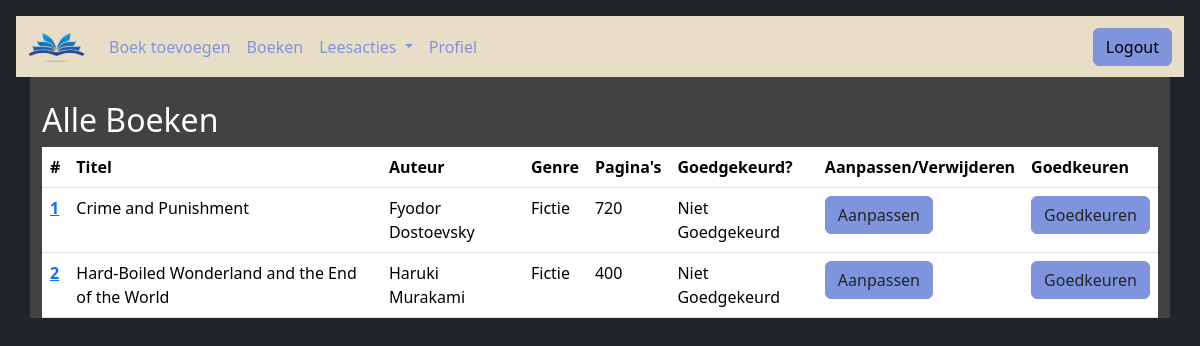
/books/ (signed in), run on an earlier commit of the app's database.
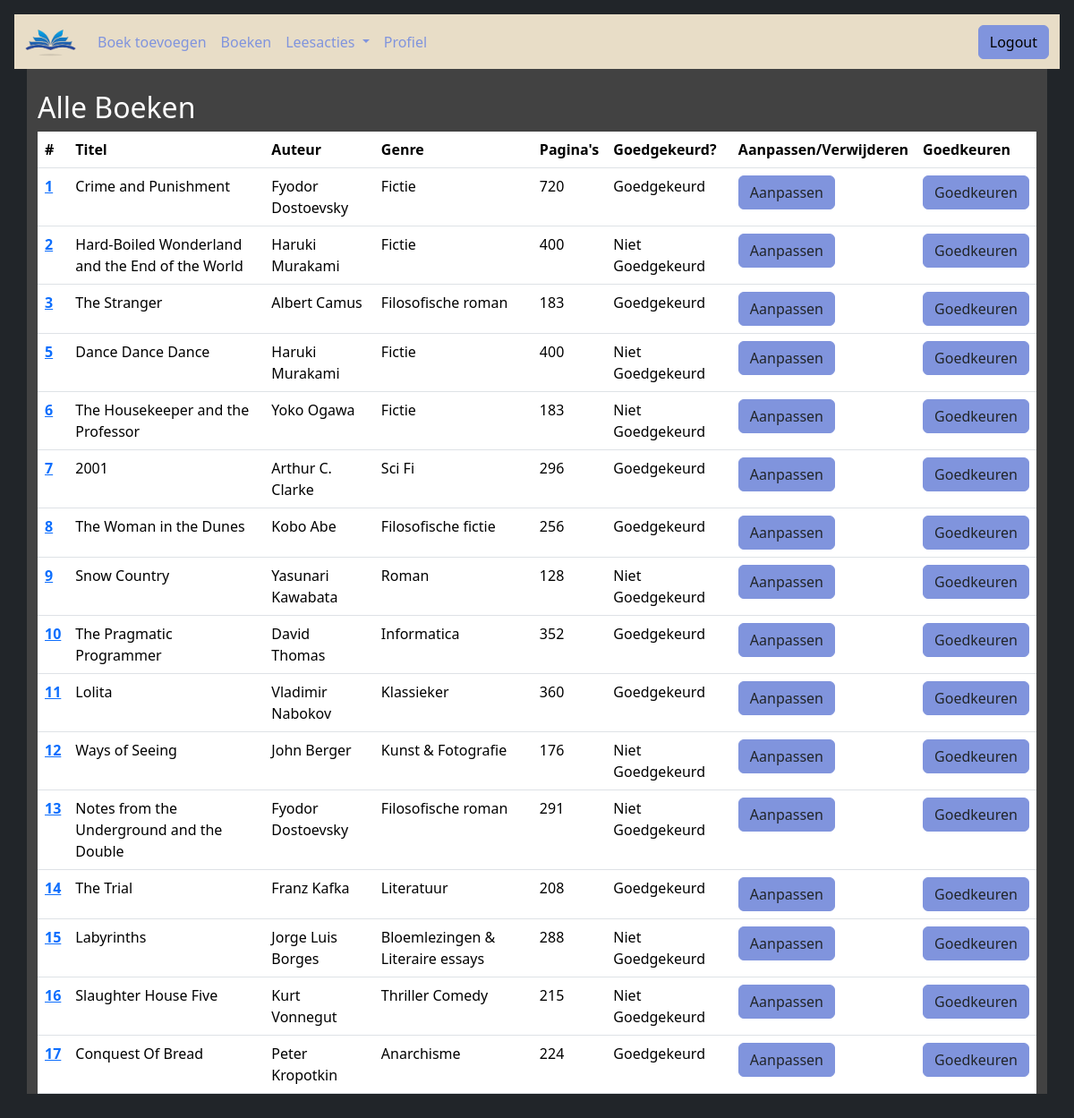
And on a later commit of the database.
### base/models.py (models this page shows, shortened)
class Book(models.Model):
    title = models.CharField(max_length=100)
    author = models.CharField(max_length=100)
    genre = models.CharField(max_length=75)
    number_of_pages = models.IntegerField(max_length=5)
    approved = models.BooleanField(default=False)
    approved_by = models.ForeignKey(User, on_delete=models.CASCADE, null=True, blank=True)

### base/views.py (the view)
# urls.py: path('books/', views.books, name='books'),
@login_required
def books(request):
    books = Book.objects.all()
    context = {'books': books}
    return render(request, "base/books.html", context)

### base/templates/base/books.html (shortened to what this page needs)
{% extends 'base/base.html' %}
{% load static %}
{% block content %}
	<h2>Alle Boeken</h2>
	<table class="table">
		<thead>
			<tr>
				<th scope="col">#</th>
				<th scope="col">Titel</th>
				<th scope="col">Auteur</th>
				<th scope="col">Genre</th>
				<th scope="col">Pagina's</th>
				<th scope="col">Goedgekeurd?</th>
				{% if user.is_staff %}
					<th scope="col">Aanpassen/Verwijderen</th>
					<th scope="col">Goedkeuren</th>
				{% endif %}
			</tr>
		</thead>
		<tbody>
			{% for book in books %}
				<tr>
					<th scope="row"><a href="{% url 'base:book_detail' book.pk %}">{{ book.pk }}</a></th>
					<td>{{ book.title }}</td>
					<td>{{ book.author }}</td>
					<td>{{ book.genre }}</td>
					<td>{{ book.number_of_pages }}</td>
					<td>{{ book.approved|yesno:"Goedgekeurd,Niet Goedgekeurd" }}</td>
					{% if user.is_staff %}
						<td><a class="btn" href="{% url 'base:edit_book' book.pk %}">Aanpassen</a></td>
						<td><a class="btn" href="{% url 'base:approve_book' book.pk %}">Goedkeuren</a></td>
					{% endif %}
				</tr>
			{% empty %}
				<tr>
					<td colspan="6">Er zijn geen boeken</td>
				</tr>
			{% endfor %}
		</tbody>
	</table>
{% endblock %}

### base/templates/base/base.html (shortened to what this page needs)
{% load static %}
<!DOCTYPE html>
<html>
    <head>
        {% load bootstrap5 %}
        {% bootstrap_css %}
    <link href= {% static 'css/style.css' %} rel="stylesheet">
    </head>
    <body class = "p-3 mb-2 bg-dark text-white">
    <header>
       {% include 'base/menu.html' %}
    </header>
    <main>
		<div class="container">
			<div class="messages">
				<br>
			</div>
        	{% block content %} {% endblock %}
		</div>
    </main>
    </body>
</html>

### base/templates/base/menu.html (shortened to what this page needs)
{% load static %}
<nav class="navbar navbar-expand-lg" style="background-color: #e8ddc7">
  <div class="container-fluid">
    <a class="navbar-brand" href={% url 'base:index' %}>
      <img src="{% static 'img/logo.png' %}" alt="" width="57" height="34" class="d-inline-block align-text-top">
    <div class="collapse navbar-collapse" id="navbarSupportedContent">
      {% if user.is_authenticated %}
      <ul class="navbar-nav me-auto mb-2 mb-lg-0">
        <li class="nav-item">
          <a class="nav-link" href={% url 'base:bookform'%}>Boek toevoegen</a>
        </li>
        <li class="nav-item">
          <a class="nav-link" href={% url 'base:books'%}>Boeken</a>
        </li>
        <li class="nav-item dropdown">
          <a class="nav-link dropdown-toggle" href="#" role="button" data-bs-toggle="dropdown" aria-expanded="false">
            Leesacties
          </a>
        </li>
        <li class="nav-item">
          <a class="nav-link" href={% url 'base:profile' request.user %}>Profiel</a>
        </li>
      </ul>
      <a href="{% url 'base:logout' %}">
        <button class="btn btn-primary" type="submit">Logout</button>
      </a>
      {% endif %}
    </div>
  </div>
</nav>

### base/static/css/style.css (style rules this page uses)
.container { background-color: #424242 }
.nav-link { color: #8094DD; }
.btn { background-color: #8094DD; border-color: #8094DD; }
button[class*="btn-"] { color: #000000; }
.table { color: #FFFFFF; }

What changed in the data, as far as the page shows it:
changed Book "Crime and Punishment": approved "Niet Goedgekeurd" → "Goedgekeurd"
added Book: pk "3", title "The Stranger", author "Albert Camus", genre "Filosofische roman", number_of_pages "183", approved "Goedgekeurd"
added Book: pk "5", title "Dance Dance Dance", author "Haruki Murakami", genre "Fictie", number_of_pages "400", approved "Niet Goedgekeurd"
added Book: pk "6", title "The Housekeeper and the Professor", author "Yoko Ogawa", genre "Fictie", number_of_pages "183", approved "Niet Goedgekeurd"
added Book: pk "7", title "2001", author "Arthur C. Clarke", genre "Sci Fi", number_of_pages "296", approved "Goedgekeurd"
added Book: pk "8", title "The Woman in the Dunes", author "Kobo Abe", genre "Filosofische fictie", number_of_pages "256", approved "Goedgekeurd"
added Book: pk "9", title "Snow Country", author "Yasunari Kawabata", genre "Roman", number_of_pages "128", approved "Niet Goedgekeurd"
added Book: pk "10", title "The Pragmatic Programmer", author "David Thomas", genre "Informatica", number_of_pages "352", approved "Goedgekeurd"
added Book: pk "11", title "Lolita", author "Vladimir Nabokov", genre "Klassieker", number_of_pages "360", approved "Goedgekeurd"
added Book: pk "12", title "Ways of Seeing", author "John Berger", genre "Kunst & Fotografie", number_of_pages "176", approved "Niet Goedgekeurd"
added Book: pk "13", title "Notes from the Underground and the Double", author "Fyodor Dostoevsky", genre "Filosofische roman", number_of_pages "291", approved "Niet Goedgekeurd"
added Book: pk "14", title "The Trial", author "Franz Kafka", genre "Literatuur", number_of_pages "208", approved "Goedgekeurd"
added Book: pk "15", title "Labyrinths", author "Jorge Luis Borges", genre "Bloemlezingen & Literaire essays", number_of_pages "288", approved "Niet Goedgekeurd"
added Book: pk "16", title "Slaughter House Five", author "Kurt Vonnegut", genre "Thriller Comedy", number_of_pages "215", approved "Niet Goedgekeurd"
added Book: pk "17", title "Conquest Of Bread", author "Peter Kropotkin", genre "Anarchisme", number_of_pages "224", approved "Goedgekeurd"
